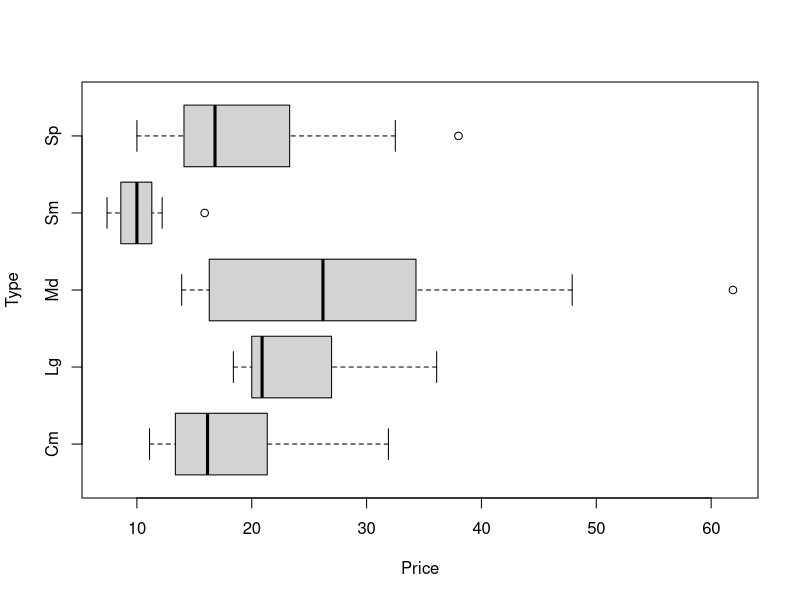

R code for this plot:
## ---- chunk 1
# Do not change this chunk
set.seed(124)
T0 = 900;
T1 = 100;
x = c( rnorm(T0), rnorm(T1, mean = 3))
P = pnorm(x, lower.tail = FALSE )
## ---- chunk 2
sum(P < .05)
## ---- chunk 3

## ---- chunk 4

## ---- chunk 5

## ---- chunk 6

## ---- chunk 7
# Do not change this chunk of code
if (!require(MASS)){
  install.packages('MASS')
  library(MASS)
}
data(Cars93)
Cars93 <- Cars93[Cars93$Type != 'Van',]
Cars93$Type <- factor(Cars93$Type) # recasting Type forces the factor levels to reset
# shorten level labels to make them fit on boxplots
# Cm = Compact
# Lg = Large
# Md = Midsize
# Sm = Small
# Sp = Sporty
Cars93$Type <- factor(Cars93$Type,labels=c('Cm','Lg','Md','Sm','Sp'))
## ---- chunk 8

## ---- chunk 9

## ---- chunk 10

## ---- chunk 11

## ---- chunk 12

## ---- chunk 13

## ---- chunk 14
boxplot(Price~Type,horizontal=TRUE,data=Cars93)
## ---- chunk 15
# replace this with your code
## ---- chunk 16
# replace this with your code
## ---- chunk 17
# replace this with your code
